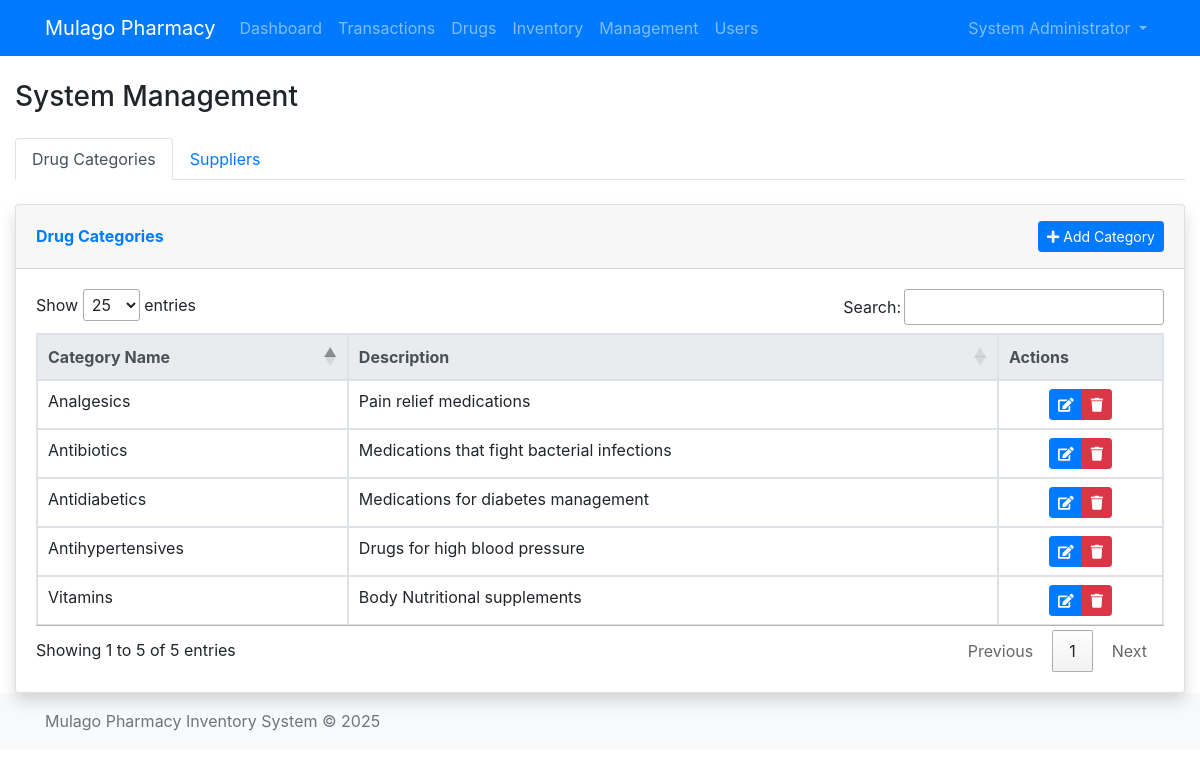
The app's page /pham/management.php (signed in) with its own data.
### tables this page shows
CREATE TABLE `users` (
  `user_id` int NOT NULL,
  `username` varchar(50) NOT NULL,
  `password_hash` varchar(255) NOT NULL,
  `full_name` varchar(100) NOT NULL,
  `email` varchar(100) DEFAULT NULL,
  `role` enum('admin','pharmacist','department_staff') NOT NULL DEFAULT 'department_staff',
  `is_active` tinyint(1) DEFAULT '1',
  `last_login` datetime DEFAULT NULL,
  `created_at` timestamp NULL DEFAULT CURRENT_TIMESTAMP,
  `updated_at` timestamp NULL DEFAULT CURRENT_TIMESTAMP ON UPDATE CURRENT_TIMESTAMP
);

CREATE TABLE `drug_categories` (
  `category_id` int NOT NULL,
  `category_name` varchar(100) NOT NULL,
  `description` text,
  `created_at` timestamp NULL DEFAULT CURRENT_TIMESTAMP
);

### config/database.php (called while the page is built, shortened)
<?php
class Database {
    private $connection;
    private static $instance = null;
    private function __construct() {
        $dsn = 'mysql:host=' . DB_HOST . ';port=' . DB_PORT . ';dbname=' . DB_NAME . ';charset=utf8mb4';
        try {
            $this->connection = new PDO($dsn, DB_USER, DB_PASS);
            $this->connection->setAttribute(PDO::ATTR_ERRMODE, PDO::ERRMODE_EXCEPTION);
            $this->connection->setAttribute(PDO::ATTR_EMULATE_PREPARES, false);
            $this->connection->setAttribute(PDO::ATTR_DEFAULT_FETCH_MODE, PDO::FETCH_ASSOC);
        } catch (PDOException $e) {
            error_log("Database connection failed: " . $e->getMessage());
            throw new Exception('Database connection error. Please try again later.');
        }
    }
    public static function getInstance() {
        if (self::$instance === null) {
            self::$instance = new Database();
        }
        return self::$instance;
    }
    public function getConnection() {
        return $this->connection;
    }
}
function db() {
    return Database::getInstance()->getConnection();
}
?>

### includes/auth.php (called while the page is built, shortened)
<?php
require_once __DIR__ . '/../config/database.php';
class Auth {
    private $db;
    public function __construct() {
        $this->db = db();
    }
    public function isLoggedIn() {
        return !empty($_SESSION['user_id']);
    }
    public function getCurrentUser() {
        try {
            $stmt = $this->db->prepare("SELECT * FROM users WHERE user_id = :user_id");
            $stmt->bindParam(':user_id', $_SESSION['user_id'], PDO::PARAM_INT);
            $stmt->execute();
            return $stmt->fetch();
        } catch (PDOException $e) {
            error_log("Failed to get current user: " . $e->getMessage());
            return null;
        }
    }
}
?>

### includes/functions.php (called while the page is built, shortened)
<?php
require_once __DIR__ . '/../config/database.php';
function hasRole($requiredRole) {
    require_once __DIR__ . '/auth.php';
    $auth = new Auth();
    $user = $auth->getCurrentUser();
    return $user && $user['role'] === $requiredRole;
}
?>

### pham/management.php (the view, shortened to what this page needs)
<?php
$db = db();
$tab = $_GET['tab'] ?? 'categories';
try {
    $categories = $db->query("SELECT * FROM drug_categories ORDER BY category_name")->fetchAll();
} catch (Exception $e) {
    $error = $e->getMessage();
}
require_once __DIR__ . '/../includes/header.php';
?>
<div class="container-fluid mt-4">
    <div class="d-sm-flex align-items-center justify-content-between mb-4">
        <h1 class="h3 mb-0 text-gray-800">System Management</h1>
    </div>
    <ul class="nav nav-tabs" id="managementTabs" role="tablist">
        <li class="nav-item">
            <a class="nav-link <?= $tab === 'categories' ? 'active' : '' ?>"
                id="categories-tab" data-toggle="tab" href="#categories" role="tab">
                Drug Categories
            </a>
        </li>
        <li class="nav-item">
            <a class="nav-link <?= $tab === 'suppliers' ? 'active' : '' ?>"
                id="suppliers-tab" data-toggle="tab" href="#suppliers" role="tab">
                Suppliers
            </a>
        </li>
    </ul>
    <div class="tab-content" id="managementTabsContent">
        <div class="tab-pane fade <?= $tab === 'categories' ? 'show active' : '' ?>" id="categories" role="tabpanel">
            <div class="card shadow mt-4">
                <div class="card-header py-3 d-flex flex-row align-items-center justify-content-between">
                    <h6 class="m-0 font-weight-bold text-primary">Drug Categories</h6>
                    <button class="btn btn-primary btn-sm" data-toggle="modal" data-target="#addCategoryModal">
                        <i class="fas fa-plus"></i> Add Category
                    </button>
                </div>
                <div class="card-body">
                    <div class="table-responsive">
                        <table class="table table-bordered" id="categoriesTable">
                            <thead class="thead-light">
                                <tr>
                                    <th>Category Name</th>
                                    <th>Description</th>
                                    <th>Actions</th>
                                </tr>
                            </thead>
                            <tbody>
                                <?php foreach ($categories ?? [] as $cat): ?>
                                    <tr>
                                        <td><?= htmlspecialchars($cat['category_name']) ?></td>
                                        <td><?= htmlspecialchars($cat['description']) ?></td>
                                        <td class="text-center">
                                            <div class="btn-group btn-group-sm" role="group">
                                                <button class="btn btn-primary btn-sm"
                                                    onclick="PharmacyModals.showCategoryEditModal(
                <?= $cat['category_id'] ?>,
                '<?= htmlspecialchars($cat['category_name'], ENT_QUOTES, 'UTF-8') ?>',
                '<?= htmlspecialchars($cat['description'], ENT_QUOTES, 'UTF-8') ?>'
            )"
                                                    title="Edit Category">
                                                    <i class="fas fa-edit"></i>
                                                </button>
                                                <button class="btn btn-danger btn-sm"
                                                    onclick="PharmacyModals.showDeleteModal(
                'category',
                <?= $cat['category_id'] ?>,
                '<?= htmlspecialchars($cat['category_name'], ENT_QUOTES, 'UTF-8') ?>'
            )"
                                                    title="Delete Category">
                                                    <i class="fas fa-trash"></i>
                                                </button>
                                            </div>
                                        </td>
                                    </tr>
                                <?php endforeach; ?>
                            </tbody>
                        </table>
                    </div>
                </div>
            </div>
        </div>
    </div>
</div>
<?php require_once __DIR__ . '/../includes/footer.php'; ?>

### includes/header.php (shortened to what this page needs)
<?php
require_once __DIR__ . '/auth.php';
$auth = new Auth();
$currentUser = $auth->getCurrentUser();
?>
<!DOCTYPE html>
<html lang="en">
<head>
<link href="https://cdn.jsdelivr.net/npm/bootstrap@4.6.2/dist/css/bootstrap.min.css" rel="stylesheet">
<link rel="stylesheet" href="https://cdn.datatables.net/1.13.4/css/jquery.dataTables.min.css">
<link rel="stylesheet" href="https://cdnjs.cloudflare.com/ajax/libs/font-awesome/5.15.4/css/all.min.css">
    <link href="../assets/css/styles.css" rel="stylesheet">
</head>
<body style="padding-top: 56px;">
    <nav class="navbar navbar-expand-lg navbar-dark bg-primary fixed-top">
        <div class="container">
            <a class="navbar-brand">Mulago Pharmacy</a>
            <div class="collapse navbar-collapse" id="navbarNav">
                <?php if ($currentUser): ?>
                <ul class="navbar-nav mr-auto">
                    <li class="nav-item">
                        <a class="nav-link" href="index.php">Dashboard</a>
                    </li>
                    <?php if (in_array($currentUser['role'], ['admin', 'pharmacist'])): ?>
                        <li class="nav-item">
                            <a class="nav-link" href="transactions.php">Transactions</a>
                        </li>
                    <?php endif; ?>
                    <?php if (in_array($currentUser['role'], ['admin', 'department_staff'])): ?>
                        <li class="nav-item">
                            <a class="nav-link" href="drugs.php">Drugs</a>
                        </li>
                        <li class="nav-item">
                            <a class="nav-link" href="inventory.php">Inventory</a>
                        </li>
                        <li class="nav-item">
                            <a class="nav-link" href="management.php">Management</a>
                        </li>
                    <?php endif; ?>
                    <?php if (hasRole('admin')): ?>
                    <li class="nav-item">
                        <a class="nav-link" href="users.php">Users</a>
                    </li>
                    <?php endif; ?>
                </ul>
                <ul class="navbar-nav ml-auto">
                    <li class="nav-item dropdown">
                        <a class="nav-link dropdown-toggle" href="#" id="userDropdown" role="button" data-toggle="dropdown">
                            <?= htmlspecialchars($currentUser['full_name']) ?>
                        </a>
                    </li>
                </ul>
                <?php endif; ?>
            </div>
        </div>
    </nav>

### records on screen
users: full_name "System Administrator"
drug_categories: category_name "Analgesics", description "Pain relief medications"
drug_categories: category_name "Antibiotics", description "Medications that fight bacterial infections"
drug_categories: category_name "Antidiabetics", description "Medications for diabetes management"
drug_categories: category_name "Antihypertensives", description "Drugs for high blood pressure"
drug_categories: category_name "Vitamins", description "Body Nutritional supplements"
